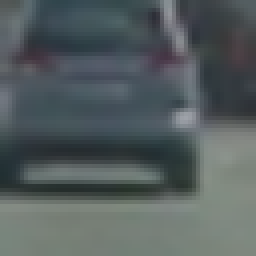
#> input picture train_images_vehicles/GTI_Far/image0009.png, 64 x 64 px (shown 4 times larger); its folder holds only this picture in this run
$ jupyter execute --allow-errors P5.ipynb   (shell and % lines are left out)
#> lines starting #> are read from the running program, lines starting #| are printed output that depends on the picture; long printed decimals are rounded
### utilities.py
# utility functions
import numpy as np
import cv2
import glob
import math
import matplotlib.pyplot as plt

def loadImage(fname, greyscale=False):
    img = cv2.imread(fname)
    if(greyscale):
        img = cv2.cvtColor(img, cv2.COLOR_BGR2GRAY)
    img_size = (img.shape[0], img.shape[1])
    return [img, img_size]

# [21 lines left out: function show_images_in_folder, not called in this run]

def greyscale(img):
    tbr = cv2.cvtColor(img, cv2.COLOR_BGR2GRAY)
    return tbr

# [6 lines left out: function showImage, not called in this run]

def normalize(arr):
    return (arr - np.mean(arr)) / np.std(arr)

# [79 lines left out: functions drawLines, drawBox, perturb, not called in this run]

### P5.ipynb
[cell 1]
import numpy as np
import cv2
import matplotlib.pyplot as plt
import matplotlib.image as mpimg
import glob as glob

plt.rcParams['figure.figsize'] = (20.0, 10.0)

from utilities import *
from skimage.feature import hog

from sklearn.preprocessing import StandardScaler
from sklearn.svm import LinearSVC
from sklearn.model_selection import train_test_split
from scipy.ndimage.measurements import label

[cell 2]
vehicle_filenames = glob.glob('train_images_vehicles/*/*.png')
non_vehicle_filenames = glob.glob('train_images_non_vehicles/*/*.png')

print(len(vehicle_filenames))
print(len(non_vehicle_filenames))

[cell 3]
# utility functions

def getHOGFeatures(img, orient, pix_per_cell, cell_per_block, vis=False, feature_vec=True):
  # img: must be greyscale
  # orient: number of orientation bins
  #
  if vis == True:
    features, hog_image = hog(img,
                              orientations=orient,
                              pixels_per_cell=(pix_per_cell, pix_per_cell),
                              cells_per_block=(cell_per_block, cell_per_block),
                              transform_sqrt=False,
                              visualise=True,
                              feature_vector=False)
    return features, hog_image
  else:
    features = hog(img,
                   orientations=orient,
                   pixels_per_cell=(pix_per_cell, pix_per_cell),
                   cells_per_block=(cell_per_block, cell_per_block),
                   transform_sqrt=False,
                   visualise=False,
                   feature_vector=feature_vec)
    return features

def getColorHistogram(imgs, nbins=32, channels=[], bins_range=[0, 256]):
  # we use opencv's histogram calculator bc it is ~40x faster (according to opencv's tutorial)
  # imgs, channels, histSize, ranges must be lists i.e. [...]
  tbr = []
  for c in channels:
    hist = cv2.calcHist(images = imgs,channels=[c],mask=None,histSize=nbins,ranges=bins_range)
    tbr.append(hist)
  return np.reshape(np.concatenate(tbr), (-1))

def spatialBinning(img, color_space='RGB', size=(32, 32)):
  # img: should be RGB if color_space is not RGB
  # Convert image to new color space if specified
  if color_space != 'RGB':
    if color_space == 'HSV':
      feature_image = cv2.cvtColor(img, cv2.COLOR_RGB2HSV)
    elif color_space == 'LUV':
      feature_image = cv2.cvtColor(img, cv2.COLOR_RGB2LUV)
    elif color_space == 'HLS':
      feature_image = cv2.cvtColor(img, cv2.COLOR_RGB2HLS)
    elif color_space == 'YUV':
      feature_image = cv2.cvtColor(img, cv2.COLOR_RGB2YUV)
    elif color_space == 'YCrCb':
      feature_image = cv2.cvtColor(img, cv2.COLOR_RGB2YCrCb)
  else: feature_image = np.copy(img)
  # Use cv2.resize().ravel() to create the feature vector
  features = cv2.resize(feature_image, size).ravel()
  # Return the feature vector
  return features

[cell 4]
def imagePipeline(img, print_stats=False, scaler=None):

  do_hog = True
  do_color_hist = True
  do_spatial = True

  features = []

  if do_hog == True:
    g_im = greyscale(img)
    num_orient_bins = 5
    pix_per_cell = 8
    cell_per_block = 5
    hog_features = getHOGFeatures(img=g_im,
                                  orient=num_orient_bins,
                                  pix_per_cell=pix_per_cell,
                                  cell_per_block=cell_per_block,
                                  vis=False,
                                  feature_vec=True)
    if print_stats == True:
      print('hog: ', hog_features.shape)
      print('  mean: ', np.mean(hog_features))
      print('  std: ', np.std(hog_features))
      print('  min, max: ', np.min(hog_features), np.max(hog_features))
    features.append(hog_features)

  if do_color_hist == True:
    nbins = [32]
    channels = [0, 1, 2]
    b_range = [0, 256]
    hist_features = getColorHistogram(imgs=[img],
                                      nbins=nbins,
                                      channels=channels,
                                      bins_range=b_range)
    if print_stats == True:
      print('color histogram: ', hist_features.shape)
      print('  mean: ', np.mean(hist_features))
      print('  std: ', np.std(hist_features))
      print('  min, max: ', np.min(hist_features), np.max(hist_features))
    features.append(hist_features)

  if do_spatial == True:
    new_size = (32, 32)
    c_space = 'YCrCb'
    bin_features = spatialBinning(img=img,
                                  color_space=c_space,
                                  size=new_size)
    if print_stats == True:
      print('spatial binning (image resizing): ', bin_features.shape)
      print('  mean: ', np.mean(bin_features))
      print('  std: ', np.std(bin_features))
      print('  min, max: ', np.min(bin_features), np.max(bin_features))
    features.append(bin_features)

  tbr = np.concatenate(features)
  if scaler is not None:
    tbr = scaler.transform(tbr.reshape(1, -1))
  return tbr

# Generate a random index to look at a car image
ind = np.random.randint(0, len(vehicle_filenames))
# Read in the image
im, im_shape = loadImage(vehicle_filenames[ind], greyscale=False)
#> in loadImage, img is the input picture: shape (64, 64, 3); mean B, G, R 94.7, 93.5, 84.6
#> im_shape = (64, 64)

print(im_shape)
#| (64, 64)
test_f = imagePipeline(im, print_stats=True)
#> in getHOGFeatures, `features = hog(img, orientations=orient, pixels_per_cell=(pix_per_cell..`: features = 2000 values, max 0.314 at index 607, min 0 at index 36, mean 0.0481
#> in imagePipeline, `hog_features = getHOGFeatures(img=g_im, orient=num_orient_bins, pix_pe..`: hog_features has the same summary as features in getHOGFeatures
#| hog:  (2000,)
#|   mean:  0.04813
#|   std:  0.07539
#|   min, max:  0.0 0.3136
#> after the loop in getColorHistogram, `for c in channels:`: tbr = 3 items
#> in imagePipeline, `hist_features = getColorHistogram(imgs=[img], nbins=nbins, channels=ch..`: hist_features = 96 values, max 646 at index 42, min 0 at index 0, mean 128
#| color histogram:  (96,)
#|   mean:  128.0
#|   std:  185.177
#|   min, max:  0.0 646.0
#> in spatialBinning, `feature_image = cv2.cvtColor(img, cv2.COLOR_RGB2YCrCb)`: feature_image: shape (64, 64, 3); mean of channels 0, 1, 2 92.8, 129.3, 123.3
#> in spatialBinning, `features = cv2.resize(feature_image, size).ravel()`: features = 3072 values, max 160 at index 1413, min 45 at index 2229, mean 115.3
#> in imagePipeline, `bin_features = spatialBinning(img=img, color_space=c_space, size=new_s..`: bin_features has the same summary as features in spatialBinning
#| spatial binning (image resizing):  (3072,)
#|   mean:  115.278
#|   std:  22.630
#|   min, max:  45 160
#> in imagePipeline, `tbr = np.concatenate(features)`: tbr = 5168 values, max 646 at index 2042, min 0 at index 36, mean 70.92
#> test_f has the same summary as tbr in imagePipeline
print(test_f.shape)
#| (5168,)

[cell 5]
def extractFeatures(filenames):
  f_list = []
  for fname in filenames:
    img, im_size = loadImage(fname)
    features = imagePipeline(img)
    f_list.append(features)
  return np.array(f_list)

train_features_vehicles = extractFeatures(vehicle_filenames)
#> in extractFeatures, `img, im_size = loadImage(fname)`: im_size = (64, 64)
#> in extractFeatures, `features = imagePipeline(img)`: features has the same summary as tbr in imagePipeline
#> pass 2 of the loop in extractFeatures, `for fname in filenames:`:
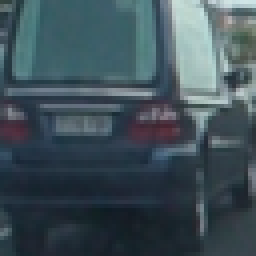
#> input picture train_images_vehicles/GTI_Left/image0053.png, 64 x 64 px (shown 4 times larger)
#> in loadImage, img is the input picture: shape (64, 64, 3); mean B, G, R 88.7, 80.6, 63.7
#> in greyscale (call 3), `tbr = cv2.cvtColor(img, cv2.COLOR_BGR2GRAY)`:
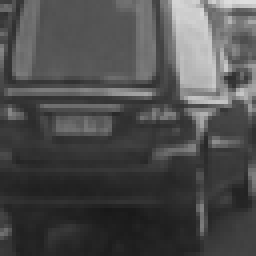
#> tbr: shape (64, 64) (shown 4 times larger); min 24, max 223, mean 76.5
#> feature_image: shape (64, 64, 3); mean of channels 0, 1, 2 81.1, 133.4, 118.2
#> in extractFeatures, `features = imagePipeline(img)`: features = 5168 values, max 606 at index 2067, min 0 at index 59, mean 68.41
train_features_non_vehicles = extractFeatures(non_vehicle_filenames)

print("Done")

[cell 6]
# [10 lines of commented-out code are left out]

[cell 7]
vehicle_labels = np.ones((len(train_features_vehicles)))
#> vehicle_labels = [1, 1]
non_vehicle_labels = np.zeros((len(train_features_non_vehicles)))
#> (the rest of this cell did not finish here and is left out)

[cell 8]
import time
# Use a linear SVC
svc = LinearSVC()

# Check the training time for the SVC
t1=time.time()
#> (the rest of this cell did not finish here and is left out)

[cell 9]
im_shape = (720, 1280)
near_min_row = im_shape[0]-40
far_min_row = 460

near_max_height = 290
far_max_height = 80

near_width = 300
far_width = 70

near_step_size = 30
far_step_size = 10

sampling_num = 30
min_row_sampling=np.geomspace(start=near_min_row, stop=far_min_row, num=sampling_num, dtype=np.uint16)
max_height_sampling=np.geomspace(start=near_max_height, stop=far_max_height, num=sampling_num, dtype=np.uint16)
width_sampling=np.geomspace(start=near_width, stop=far_width, num=sampling_num, dtype=np.uint16)
step_size_sampling=np.geomspace(start=near_width, stop=far_width, num=sampling_num, dtype=np.uint16)

[cell 10]
# [4 lines left out: function sliding_window_horizontal, not called in this run]

def horizontal_strip(image, min_row, height):
  return image[min_row-height:min_row, :]

# [21 lines left out: functions findHotWindows, createNominalHeatMap, not called in this run]

im_fname = 'test_images/test1.jpg'
test_im, im_shape = loadImage(im_fname)
#> call 4 of loadImage, with fname = 'test_images/test1.jpg', greyscale = False
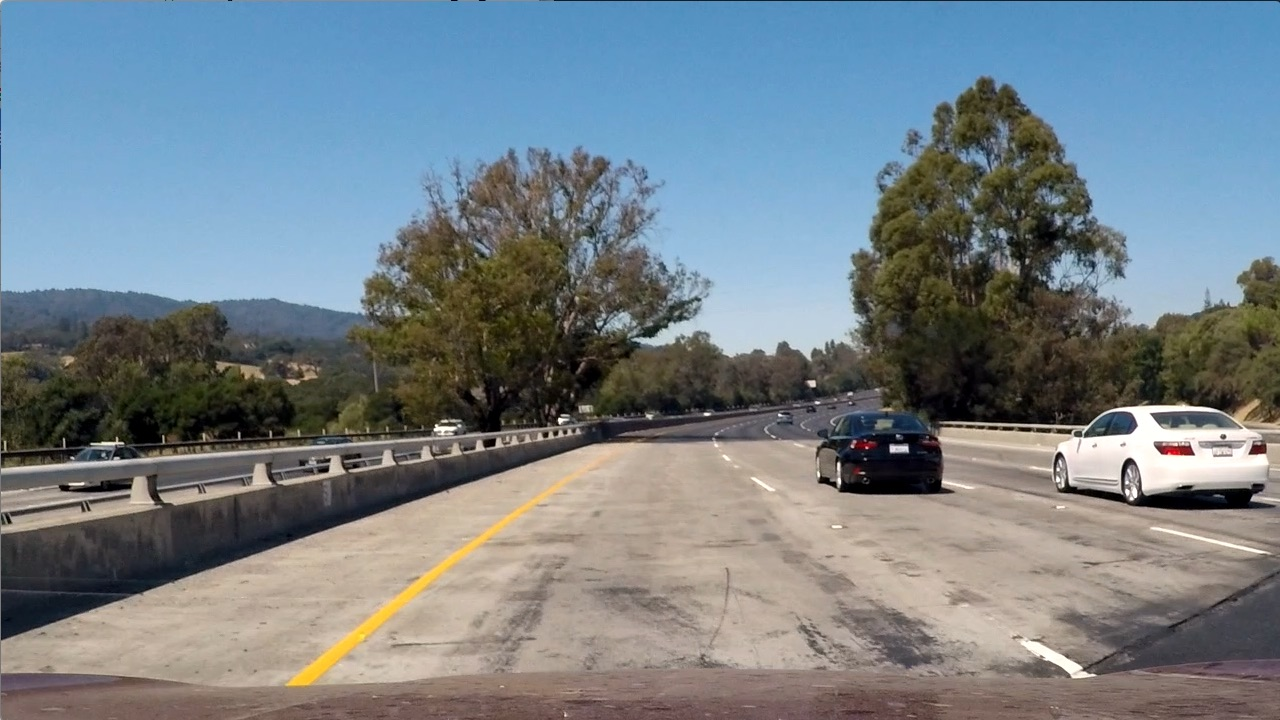
#> input picture test_images/test1.jpg, 1280 x 720 px
#> in loadImage, img is the input picture: shape (720, 1280, 3); mean B, G, R 135.5, 128.7, 117.5
#> im_shape = (720, 1280)
print(im_shape)
#| (720, 1280)
#> (the rest of this cell did not finish here and is left out)
